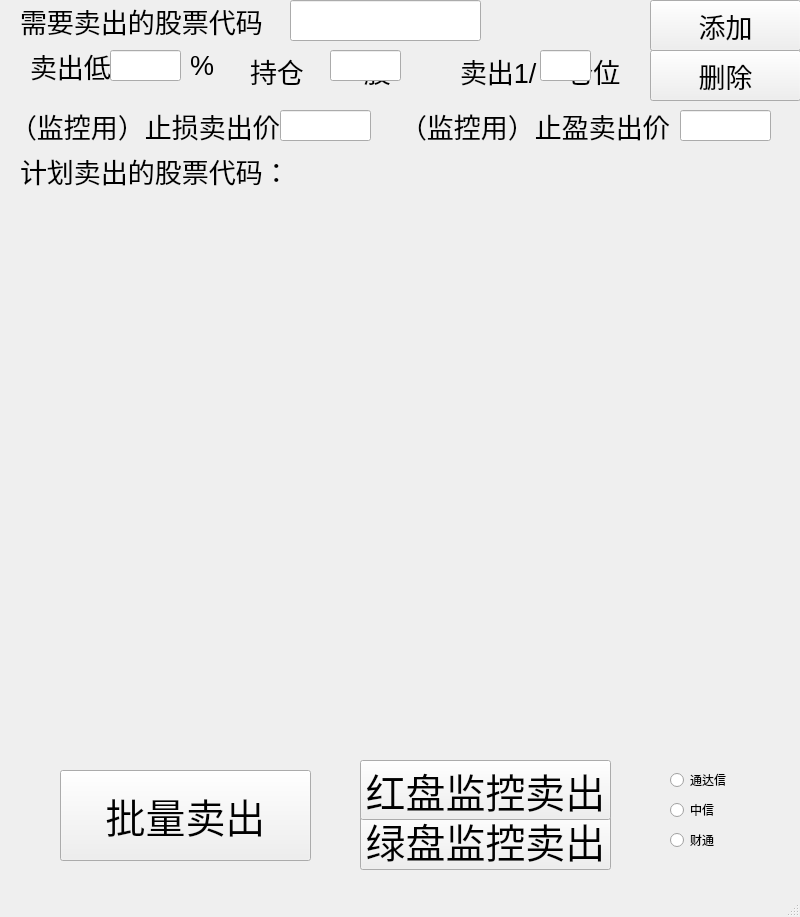
<?xml version="1.0" encoding="UTF-8"?>
<ui version="4.0">
 <class>MainWindow</class>
 <widget class="QMainWindow" name="MainWindow">
  <property name="geometry">
   <rect>
    <x>0</x>
    <y>0</y>
    <width>800</width>
    <height>917</height>
   </rect>
  </property>
  <property name="windowTitle">
   <string>MainWindow</string>
  </property>
  <widget class="QWidget" name="centralwidget">
   <widget class="QLineEdit" name="lineEdit_stock">
    <property name="geometry">
     <rect>
      <x>290</x>
      <y>0</y>
      <width>191</width>
      <height>41</height>
     </rect>
    </property>
    <property name="font">
     <font>
      <pointsize>20</pointsize>
     </font>
    </property>
    <property name="text">
     <string/>
    </property>
   </widget>
   <widget class="QPushButton" name="pushButton_confirm">
    <property name="geometry">
     <rect>
      <x>650</x>
      <y>0</y>
      <width>151</width>
      <height>51</height>
     </rect>
    </property>
    <property name="font">
     <font>
      <pointsize>20</pointsize>
     </font>
    </property>
    <property name="text">
     <string>添加</string>
    </property>
   </widget>
   <widget class="QLabel" name="label">
    <property name="geometry">
     <rect>
      <x>20</x>
      <y>5</y>
      <width>271</width>
      <height>31</height>
     </rect>
    </property>
    <property name="font">
     <font>
      <pointsize>20</pointsize>
     </font>
    </property>
    <property name="text">
     <string>需要卖出的股票代码</string>
    </property>
   </widget>
   <widget class="QLabel" name="label_2">
    <property name="geometry">
     <rect>
      <x>20</x>
      <y>140</y>
      <width>311</width>
      <height>61</height>
     </rect>
    </property>
    <property name="font">
     <font>
      <pointsize>20</pointsize>
     </font>
    </property>
    <property name="text">
     <string>计划卖出的股票代码：</string>
    </property>
   </widget>
   <widget class="QLabel" name="label_stock">
    <property name="geometry">
     <rect>
      <x>20</x>
      <y>200</y>
      <width>731</width>
      <height>561</height>
     </rect>
    </property>
    <property name="font">
     <font>
      <pointsize>20</pointsize>
     </font>
    </property>
    <property name="text">
     <string/>
    </property>
    <property name="wordWrap">
     <bool>true</bool>
    </property>
   </widget>
   <widget class="QPushButton" name="pushButton_sell">
    <property name="geometry">
     <rect>
      <x>60</x>
      <y>770</y>
      <width>251</width>
      <height>91</height>
     </rect>
    </property>
    <property name="font">
     <font>
      <pointsize>30</pointsize>
     </font>
    </property>
    <property name="text">
     <string>批量卖出</string>
    </property>
   </widget>
   <widget class="QLabel" name="label_4">
    <property name="geometry">
     <rect>
      <x>30</x>
      <y>50</y>
      <width>81</width>
      <height>31</height>
     </rect>
    </property>
    <property name="font">
     <font>
      <pointsize>20</pointsize>
     </font>
    </property>
    <property name="text">
     <string>卖出低</string>
    </property>
   </widget>
   <widget class="QLineEdit" name="lineEdit_price">
    <property name="geometry">
     <rect>
      <x>110</x>
      <y>50</y>
      <width>71</width>
      <height>31</height>
     </rect>
    </property>
    <property name="font">
     <font>
      <pointsize>20</pointsize>
     </font>
    </property>
   </widget>
   <widget class="QLabel" name="label_5">
    <property name="geometry">
     <rect>
      <x>190</x>
      <y>50</y>
      <width>61</width>
      <height>31</height>
     </rect>
    </property>
    <property name="font">
     <font>
      <pointsize>20</pointsize>
     </font>
    </property>
    <property name="text">
     <string>%</string>
    </property>
   </widget>
   <widget class="QPushButton" name="pushButton_delete">
    <property name="geometry">
     <rect>
      <x>650</x>
      <y>50</y>
      <width>151</width>
      <height>51</height>
     </rect>
    </property>
    <property name="font">
     <font>
      <pointsize>20</pointsize>
     </font>
    </property>
    <property name="text">
     <string>删除</string>
    </property>
   </widget>
   <widget class="QLabel" name="label_3">
    <property name="geometry">
     <rect>
      <x>250</x>
      <y>50</y>
      <width>301</width>
      <height>41</height>
     </rect>
    </property>
    <property name="font">
     <font>
      <pointsize>20</pointsize>
     </font>
    </property>
    <property name="text">
     <string>持仓        股</string>
    </property>
   </widget>
   <widget class="QLineEdit" name="lineEdit_amount">
    <property name="geometry">
     <rect>
      <x>330</x>
      <y>50</y>
      <width>71</width>
      <height>31</height>
     </rect>
    </property>
    <property name="font">
     <font>
      <pointsize>20</pointsize>
     </font>
    </property>
   </widget>
   <widget class="QLabel" name="label_6">
    <property name="geometry">
     <rect>
      <x>460</x>
      <y>50</y>
      <width>191</width>
      <height>41</height>
     </rect>
    </property>
    <property name="font">
     <font>
      <pointsize>20</pointsize>
     </font>
    </property>
    <property name="text">
     <string>卖出1/    仓位</string>
    </property>
   </widget>
   <widget class="QLineEdit" name="lineEdit_percent">
    <property name="geometry">
     <rect>
      <x>540</x>
      <y>50</y>
      <width>51</width>
      <height>31</height>
     </rect>
    </property>
    <property name="font">
     <font>
      <pointsize>20</pointsize>
     </font>
    </property>
   </widget>
   <widget class="QPushButton" name="pushButton_watch_sell_green">
    <property name="geometry">
     <rect>
      <x>360</x>
      <y>810</y>
      <width>251</width>
      <height>60</height>
     </rect>
    </property>
    <property name="font">
     <font>
      <pointsize>30</pointsize>
     </font>
    </property>
    <property name="text">
     <string>绿盘监控卖出</string>
    </property>
   </widget>
   <widget class="QLabel" name="label_7">
    <property name="geometry">
     <rect>
      <x>10</x>
      <y>110</y>
      <width>311</width>
      <height>31</height>
     </rect>
    </property>
    <property name="font">
     <font>
      <pointsize>20</pointsize>
     </font>
    </property>
    <property name="text">
     <string>（监控用）止损卖出价：</string>
    </property>
   </widget>
   <widget class="QLineEdit" name="lineEdit_watch_price_low">
    <property name="geometry">
     <rect>
      <x>280</x>
      <y>110</y>
      <width>91</width>
      <height>31</height>
     </rect>
    </property>
    <property name="font">
     <font>
      <pointsize>20</pointsize>
     </font>
    </property>
   </widget>
   <widget class="QLabel" name="label_8">
    <property name="geometry">
     <rect>
      <x>400</x>
      <y>110</y>
      <width>311</width>
      <height>31</height>
     </rect>
    </property>
    <property name="font">
     <font>
      <pointsize>20</pointsize>
     </font>
    </property>
    <property name="text">
     <string>（监控用）止盈卖出价：</string>
    </property>
   </widget>
   <widget class="QLineEdit" name="lineEdit_watch_price_high">
    <property name="geometry">
     <rect>
      <x>680</x>
      <y>110</y>
      <width>91</width>
      <height>31</height>
     </rect>
    </property>
    <property name="font">
     <font>
      <pointsize>20</pointsize>
     </font>
    </property>
   </widget>
   <widget class="QRadioButton" name="radioButton_tdx">
    <property name="geometry">
     <rect>
      <x>670</x>
      <y>770</y>
      <width>100</width>
      <height>20</height>
     </rect>
    </property>
    <property name="text">
     <string>通达信</string>
    </property>
   </widget>
   <widget class="QRadioButton" name="radioButton_zx">
    <property name="geometry">
     <rect>
      <x>670</x>
      <y>800</y>
      <width>100</width>
      <height>20</height>
     </rect>
    </property>
    <property name="text">
     <string>中信</string>
    </property>
   </widget>
   <widget class="QRadioButton" name="radioButton_ct">
    <property name="geometry">
     <rect>
      <x>670</x>
      <y>830</y>
      <width>100</width>
      <height>20</height>
     </rect>
    </property>
    <property name="text">
     <string>财通</string>
    </property>
   </widget>
   <widget class="QPushButton" name="pushButton_watch_sell_red">
    <property name="geometry">
     <rect>
      <x>360</x>
      <y>760</y>
      <width>251</width>
      <height>60</height>
     </rect>
    </property>
    <property name="font">
     <font>
      <pointsize>30</pointsize>
     </font>
    </property>
    <property name="text">
     <string>红盘监控卖出</string>
    </property>
   </widget>
   <zorder>label</zorder>
   <zorder>pushButton_confirm</zorder>
   <zorder>label_2</zorder>
   <zorder>label_stock</zorder>
   <zorder>pushButton_sell</zorder>
   <zorder>label_4</zorder>
   <zorder>lineEdit_price</zorder>
   <zorder>label_5</zorder>
   <zorder>pushButton_delete</zorder>
   <zorder>label_3</zorder>
   <zorder>lineEdit_amount</zorder>
   <zorder>label_6</zorder>
   <zorder>lineEdit_percent</zorder>
   <zorder>lineEdit_stock</zorder>
   <zorder>pushButton_watch_sell_green</zorder>
   <zorder>label_7</zorder>
   <zorder>lineEdit_watch_price_low</zorder>
   <zorder>label_8</zorder>
   <zorder>lineEdit_watch_price_high</zorder>
   <zorder>radioButton_tdx</zorder>
   <zorder>radioButton_zx</zorder>
   <zorder>radioButton_ct</zorder>
   <zorder>pushButton_watch_sell_red</zorder>
  </widget>
  <widget class="QMenuBar" name="menubar">
   <property name="geometry">
    <rect>
     <x>0</x>
     <y>0</y>
     <width>800</width>
     <height>22</height>
    </rect>
   </property>
  </widget>
  <widget class="QStatusBar" name="statusbar"/>
 </widget>
 <resources/>
 <connections>
  <connection>
   <sender>pushButton_confirm</sender>
   <signal>clicked()</signal>
   <receiver>MainWindow</receiver>
   <slot>confirm()</slot>
   <hints>
    <hint type="sourcelabel">
     <x>746</x>
     <y>72</y>
    </hint>
    <hint type="destinationlabel">
     <x>717</x>
     <y>138</y>
    </hint>
   </hints>
  </connection>
  <connection>
   <sender>pushButton_sell</sender>
   <signal>clicked()</signal>
   <receiver>MainWindow</receiver>
   <slot>batch_sell_start()</slot>
   <hints>
    <hint type="sourcelabel">
     <x>258</x>
     <y>867</y>
    </hint>
    <hint type="destinationlabel">
     <x>613</x>
     <y>403</y>
    </hint>
   </hints>
  </connection>
  <connection>
   <sender>pushButton_delete</sender>
   <signal>clicked()</signal>
   <receiver>MainWindow</receiver>
   <slot>delete()</slot>
   <hints>
    <hint type="sourcelabel">
     <x>719</x>
     <y>102</y>
    </hint>
    <hint type="destinationlabel">
     <x>717</x>
     <y>137</y>
    </hint>
   </hints>
  </connection>
  <connection>
   <sender>radioButton_tdx</sender>
   <signal>clicked()</signal>
   <receiver>MainWindow</receiver>
   <slot>select_tdx()</slot>
   <hints>
    <hint type="sourcelabel">
     <x>701</x>
     <y>800</y>
    </hint>
    <hint type="destinationlabel">
     <x>777</x>
     <y>777</y>
    </hint>
   </hints>
  </connection>
  <connection>
   <sender>radioButton_zx</sender>
   <signal>clicked()</signal>
   <receiver>MainWindow</receiver>
   <slot>select_zx()</slot>
   <hints>
    <hint type="sourcelabel">
     <x>730</x>
     <y>834</y>
    </hint>
    <hint type="destinationlabel">
     <x>790</x>
     <y>831</y>
    </hint>
   </hints>
  </connection>
  <connection>
   <sender>radioButton_ct</sender>
   <signal>clicked()</signal>
   <receiver>MainWindow</receiver>
   <slot>select_ct()</slot>
   <hints>
    <hint type="sourcelabel">
     <x>711</x>
     <y>862</y>
    </hint>
    <hint type="destinationlabel">
     <x>781</x>
     <y>875</y>
    </hint>
   </hints>
  </connection>
  <connection>
   <sender>pushButton_watch_sell_red</sender>
   <signal>clicked()</signal>
   <receiver>MainWindow</receiver>
   <slot>watch_sell_start_red()</slot>
   <hints>
    <hint type="sourcelabel">
     <x>487</x>
     <y>802</y>
    </hint>
    <hint type="destinationlabel">
     <x>644</x>
     <y>843</y>
    </hint>
   </hints>
  </connection>
  <connection>
   <sender>pushButton_watch_sell_green</sender>
   <signal>clicked()</signal>
   <receiver>MainWindow</receiver>
   <slot>watch_sell_start_green()</slot>
   <hints>
    <hint type="sourcelabel">
     <x>557</x>
     <y>871</y>
    </hint>
    <hint type="destinationlabel">
     <x>629</x>
     <y>871</y>
    </hint>
   </hints>
  </connection>
 </connections>
 <slots>
  <slot>confirm()</slot>
  <slot>batch_sell_start()</slot>
  <slot>delete()</slot>
  <slot>watch_sell_start_green()</slot>
  <slot>select_tdx()</slot>
  <slot>select_zx()</slot>
  <slot>select_ct()</slot>
  <slot>watch_sell_start_red()</slot>
 </slots>
</ui>
